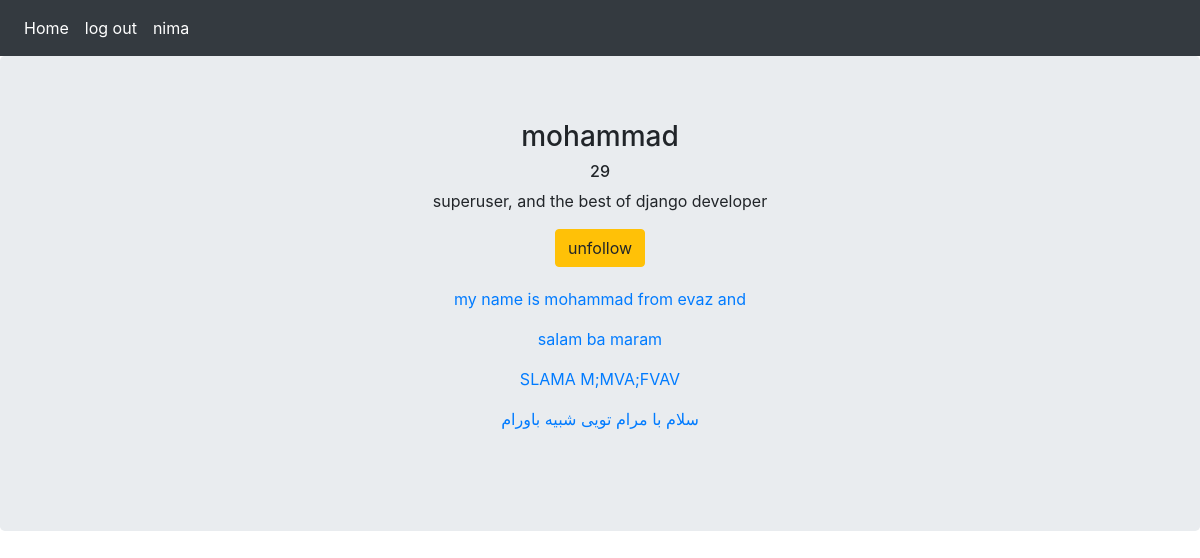
Page /account/dashboard/1/ (signed in) on the committed database.
### account/models.py (models this page shows, shortened)
class profilee(models.Model):
    user=models.OneToOneField(User, on_delete=models.CASCADE)
    age=models.PositiveSmallIntegerField(null=True,blank=True)
    bio=models.TextField(null=True,blank=True)
    phone=models.PositiveIntegerField(null=True, blank=True)

### posts/models.py (models this page shows, shortened)
class post(models.Model):
    user=models.ForeignKey(User, on_delete=models.CASCADE)
    body=models.TextField(max_length=500)
    slug=models.SlugField(max_length=200,allow_unicode=True)
    created=models.DateTimeField(auto_now_add=True)
    def get_absolute_url(self):
        return reverse('posts:post_detail',args=[self.created.year,self.created.month,self.created.day,self.created.second])

### account/views.py (the view)
# urls.py: path('dashboard/<int:userid>/', views.user_dashboard , name='dashboard'),
@login_required
def user_dashboard(request,userid):
    user=get_object_or_404(User,id=userid)
    posts=post.objects.filter(user=user)
    self_dash=False
    relation=Relation.objects.filter(from_user=request.user , to_user=user)
    if request.user.id == userid:
        self_dash=True
    return render(request, 'account/dashboard.html',{'user':user,'posts':posts,'self_dash':self_dash,'relation':relation})

### account/templates/account/dashboard.html (shortened to what this page needs)
{% extends 'base.html' %}
{% load static %}
{% block content %}
    <h3 class="text-center">{{ user.username }}</h3>
    <h6 class="text-center">{{ user.profilee.age }}</h6>
    <p class="text-center">
    {{ user.profilee.bio }}
    </p>
    {% if not request.user.id == user.id and not relation %}
    <button id="following_btn" data-id="{{ user.id }}" style="display: block" class="btn btn-primary text-center mx-auto">follow</button>
    {% elif request.user.id != user.id and relation %}
    <button id="following_btn" data-id="{{ user.id }}" style="display: block" class="btn btn-warning text-center mx-auto">unfollow</button>
    {% endif %}
    <div class="card-body">
    {% for post in posts %}
        <p class="text-center">
    <a href="{{ post.get_absolute_url }}"> {{ post.body }} </a>
            </p>
    {% empty %}
        <p>this user dont have any post</p>
    {% endfor %}
    </div>
{% endblock %}

### templates/inc/navbar.html
<nav class="navbar navbar-expand-lg navbar-dark bg-dark">
    <div class="navbar-nav">
        <a class="nav-link active" href="{% url  'posts:all_posts' %}">Home</a>
        {% if request.user.is_authenticated %}
            <a class="nav-link active" href="{% url  'account:logout' %}">log out</a>
            <a class="nav-link active" href="{% url  'account:dashboard' request.user.id %}">{{ request.user}}</a>
        {% else %}
            <a class="nav-link active" href="{% url  'account:login' %}">login</a>
            <a class="nav-link active" href="{% url  'account:phone_login' %}">phone login</a>
            <a class="nav-link active" href="{% url  'account:register' %}">register</a>
        {% endif %}
    </div>
</nav>

### rows in the picture
post: body "my name is mohammad from evaz and"
post: body "salam ba maram"
post: body "SLAMA M;MVA;FVAV"
post: body "سلام با مرام تویی شبیه باورام"

### other values in the picture
{{ request.user }} "nima"
{{ user.username }} "mohammad"
{{ user.profilee.age }} "29"
{{ user.profilee.bio }} "superuser, and the best of django developer"
